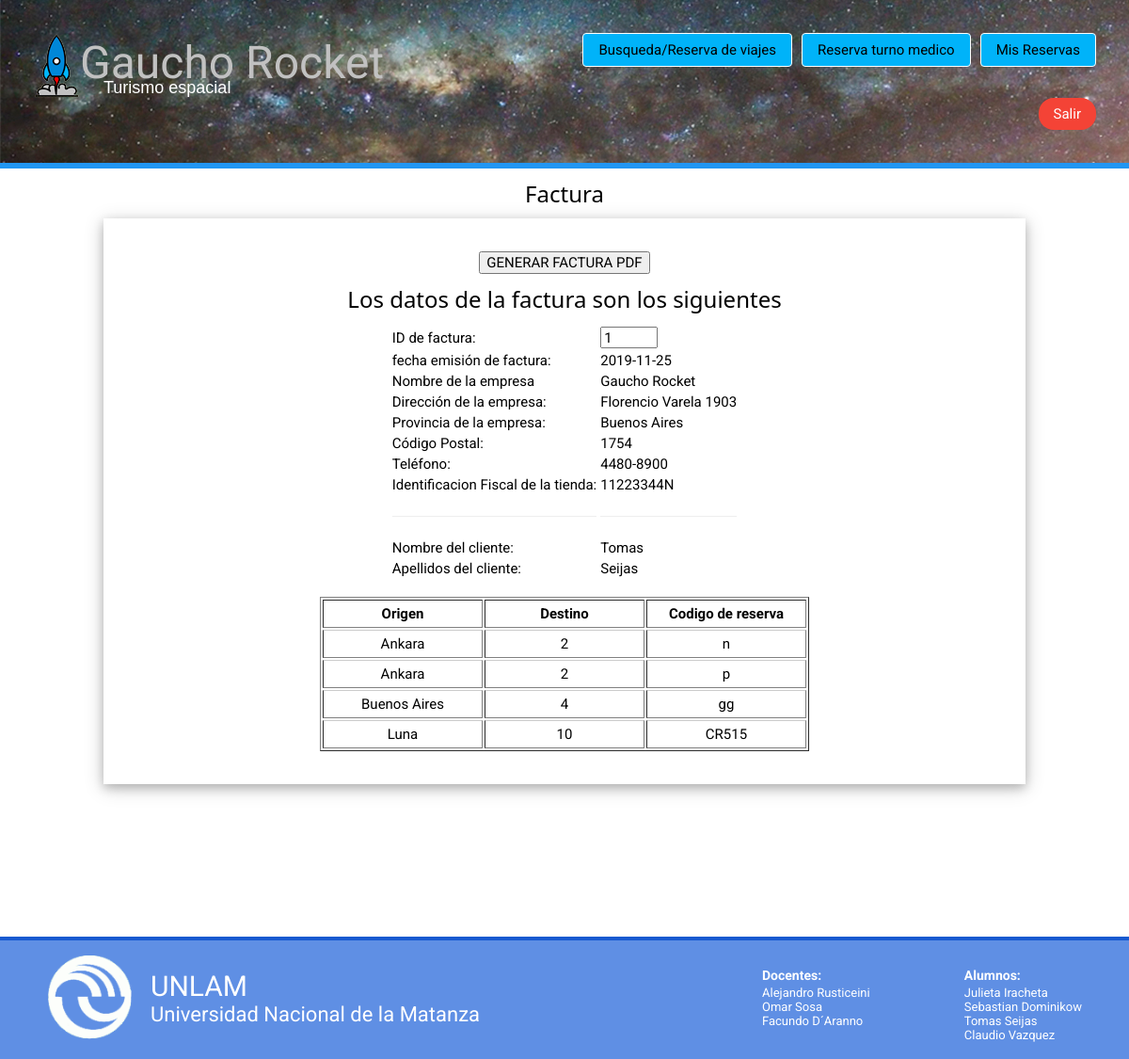
The app's page /factura.php (signed in) with its own data.
### tables this page shows
CREATE TABLE `usuarios` (
  `id` int(11) NOT NULL AUTO_INCREMENT,
  `nombre` varchar(15) DEFAULT NULL,
  `apellido` varchar(15) DEFAULT NULL,
  `email` varchar(50) DEFAULT NULL,
  `nivel_vuelo` int(11) DEFAULT NULL,
  `se_chequeo` tinyint(4) DEFAULT NULL,
  `confirmacion_mail` tinyint(1) DEFAULT NULL,
  PRIMARY KEY (`id`)
);

CREATE TABLE `reservas` (
  `id` int(11) NOT NULL AUTO_INCREMENT,
  `id_viajes` int(11) DEFAULT NULL,
  `cantidad` int(11) DEFAULT NULL,
  `id_usuario` int(11) DEFAULT NULL,
  `cod_reserva` varchar(8) DEFAULT NULL,
  `estacion_origen` int(11) DEFAULT NULL,
  `estacion_destino` int(11) DEFAULT NULL,
  `idCapacidadCabina` int(11) DEFAULT NULL,
  `pago` tinyint(1) DEFAULT NULL,
  `lista_espera` tinyint(1) DEFAULT NULL,
  `menu_elegido` int(11) DEFAULT NULL,
  `check_in` tinyint(1) DEFAULT NULL,
  `codigo_qr` varchar(70) DEFAULT NULL,
  `codigo_embarque` varchar(6) DEFAULT NULL,
  `codigo_vuelo` varchar(7) DEFAULT NULL,
  PRIMARY KEY (`id`),
  KEY `cod_vuelo` (`id_viajes`),
  KEY `id_usuario` (`id_usuario`),
  KEY `estacion_origen` (`estacion_origen`),
  KEY `estacion_destino` (`estacion_destino`),
  KEY `menu_elegido` (`menu_elegido`),
  CONSTRAINT `reservas_ibfk_1` FOREIGN KEY (`id_viajes`) REFERENCES `viajes` (`id`),
  CONSTRAINT `reservas_ibfk_2` FOREIGN KEY (`id_usuario`) REFERENCES `credenciales` (`id`),
  CONSTRAINT `reservas_ibfk_3` FOREIGN KEY (`estacion_origen`) REFERENCES `estaciones` (`id`),
  CONSTRAINT `reservas_ibfk_4` FOREIGN KEY (`estacion_destino`) REFERENCES `estaciones` (`id`),
  CONSTRAINT `reservas_ibfk_5` FOREIGN KEY (`menu_elegido`) REFERENCES `menu` (`id_menu`)
);

CREATE TABLE `estaciones` (
  `id` int(11) NOT NULL AUTO_INCREMENT,
  `nombre` varchar(30) DEFAULT NULL,
  PRIMARY KEY (`id`)
);

### factura.php (the view, shortened to what this page needs)
<?php
require_once "conexion.php";
$id_Usuario = 1;
$usuario = $_SESSION['username'];
$date= date("Y-m-d");
$sql = "SELECT apellido FROM usuarios where id = $id_Usuario";
$resultado_apellido = mysqli_query($conexion,$sql);
$final = mysqli_fetch_assoc($resultado_apellido);
$apellido = $final['apellido'];
$sql_reservas = "select estaciones.nombre as Origen, r.estacion_destino,r.cod_reserva as CodigoReserva from reservas as r
                 inner join estaciones on
                 r.estacion_origen = estaciones.id
                 where pago = 1 and id_usuario = '$id_Usuario'";
$resultado_reservas = mysqli_query($conexion, $sql_reservas);
?>
<!DOCTYPE HTML>
<html>
<head>
        <link rel="stylesheet" href="css/w3.css">
        <link rel="stylesheet" href="css/gr.css">
        <?php include "header.php" ?>
</head>
<body>
<center>
    <h3>Factura</h3>
<div class="w3-display-container">
    <form class="w3-container w3-card-4 w3-content" method="post" action="factura.php">
        <button type="submit">GENERAR FACTURA PDF</button>
        <h3>Los datos de la factura son los siguientes</h3>
        <table>
            <tr>
                <td>ID de factura:</td>
                <td><input type="text" name="id_factura" value="1" size="5"></td>
            </tr>
            <tr>
                <td>fecha emisión de factura:</td>
                <td><?php echo $date; ?></td>
            </tr>
            <tr>
                <td>Nombre de la empresa</td>
                <td>Gaucho Rocket</td>
            </tr>
            <tr>
                <td>Dirección de la empresa:</td>
                <td>Florencio Varela 1903</td>
            </tr>
            <tr>
                <td>Provincia de la empresa:</td>
                <td>Buenos Aires</td>
            </tr>
            <tr>
                <td>Código Postal:</td>
                <td>1754</td>
            </tr>
            <tr>
                <td>Teléfono:</td>
                <td>4480-8900</td>
            </tr>
            <tr>
                <td>Identificacion Fiscal de la tienda:</td>
                <td>11223344N</td>
            </tr>
            <tr>
                <td><hr></td>
                <td><hr></td>
            </tr>
            <tr>
                <td>Nombre del cliente:</td>
                <td><?php echo$usuario;?></td>
            </tr>
            <tr>
                <td>Apellidos del cliente:</td>
                <td><?php echo$apellido;?></td>
            </tr>
        </table><br>
        <table cellpadding="5" border="1">
            <tr><th>Origen</th>
                <th>Destino</th>
                <th>Codigo de reserva</th>
            </tr>
            <?php
            while ( $final_reservas = mysqli_fetch_assoc($resultado_reservas)){
                echo "<tr>
                          <td class='reservas'>".$final_reservas['Origen']."</td>
                          <td class='reservas'>".$final_reservas['estacion_destino']."</td>
                          <td class='reservas'>".$final_reservas['CodigoReserva']."</td>
                     </tr>";
            }
            ?>
        </table>
    </form>
</div>
    <br><br><br><br>
</center>
</body>
</html>

### css/w3.css (style rules this page uses)
*,*:before,*:after { box-sizing:inherit }
html { -ms-text-size-adjust:100%;-webkit-text-size-adjust:100% }
body { margin:0 }
article,aside,details,figcaption,figure,footer,header,main,menu,nav,section { display:block }
img { border-style:none }
hr { box-sizing:content-box;height:0;overflow:visible }
button,input,select,textarea,optgroup { font:inherit;margin:0 }
button,input { overflow:visible }
button,select { text-transform:none }
button,[type=button],[type=reset],[type=submit] { -webkit-appearance:button }
html,body { font-family:Verdana,sans-serif;font-size:15px }
html { overflow-x:hidden }
h3 { font-size:24px }
h1,h2,h3,h4,h5,h6 { font-family:"Segoe UI",Arial,sans-serif;font-weight:400;margin:10px 0 }
hr { border:0;border-top:1px solid #eee;margin:20px 0 }
img { vertical-align:middle }
.w3-tooltip,.w3-display-container { position:relative }
.w3-container:after,.w3-container:before,.w3-panel:after,.w3-panel:before,.w3-row:after,.w3-row:before,.w3-row-padding:after,.w3-row-padding:before, .w3-cell-row:before,.w3-cell-row:after,.w3-clear:after,.w3-clear:before,.w3-bar:before,.w3-bar:after { content:"";display:table;clear:both }
.w3-content,.w3-auto { margin-left:auto;margin-right:auto }
.w3-content { max-width:980px }
.w3-container,.w3-panel { padding:0.01em 16px }
.w3-card-4,.w3-hover-shadow:hover { box-shadow:0 4px 10px 0 rgba(0,0,0,0.2),0 4px 20px 0 rgba(0,0,0,0.19) }

### css/gr.css (style rules this page uses)
body { font-family: 'Roboto', sans-serif; }
footer { height: 130px; margin-top: 90px; width: 100%; background-color: #5f8fe4; color: #fff; font-size: 13px; border-top: 4px solid #185ad0; }
.docentes { float: left; margin-left: 50px; }
.alumnos { float: right; margin-right: 50px; }
footer img { width: 90px; margin-top: 15px; float: left; margin-right: 20px; }
.iso-logo { margin-left: 50px; float: left; font-size: 22px; width: 510px; line-height: 5px; margin-right: 200px; }
.iso-logo .titulo span { display: block; line-height: 54px; font-size: 30px; }
.docentes p, .alumnos p { font-weight: bold; font-size: 14px; margin-bottom: 3px; }
.docentes, .alumnos { margin-top: 15px; }
input, select { font-family: inherit; font-size: inherit; line-height: inherit; height: 23px; }
td.reservas { width: 170px; text-align: center; border-top: 1px solid #ccc; }
.w3-container, .w3-panel { padding: 35px !important; }

### records on screen
usuarios: apellido "Seijas"
reservas: estacion_origen.nombre "Ankara", estacion_destino "2", cod_reserva "n"
reservas: estacion_origen.nombre "Ankara", estacion_destino "2", cod_reserva "p"
reservas: estacion_origen.nombre "Buenos Aires", estacion_destino "4", cod_reserva "gg"
reservas: estacion_origen.nombre "Luna", estacion_destino "10", cod_reserva "CR515"

### other values on screen
$usuario "Tomas"
